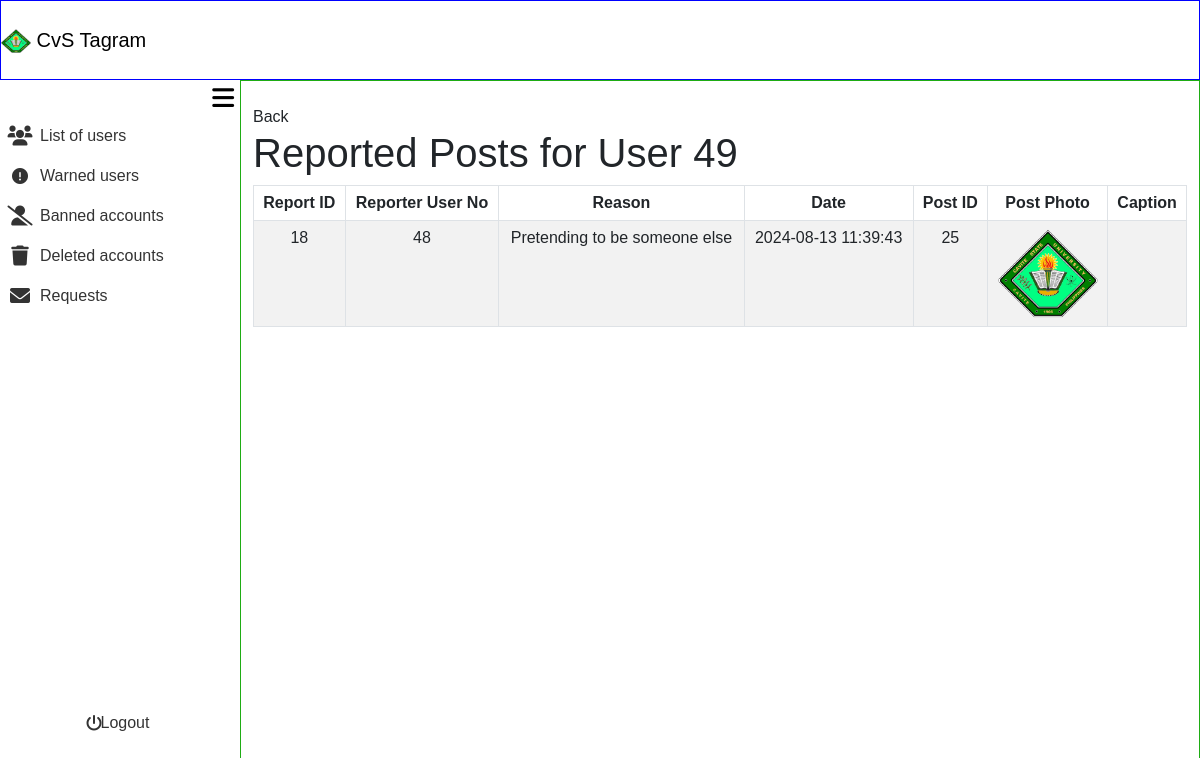
The app's page /admin_area/review_post.php?user_no=49, older data.
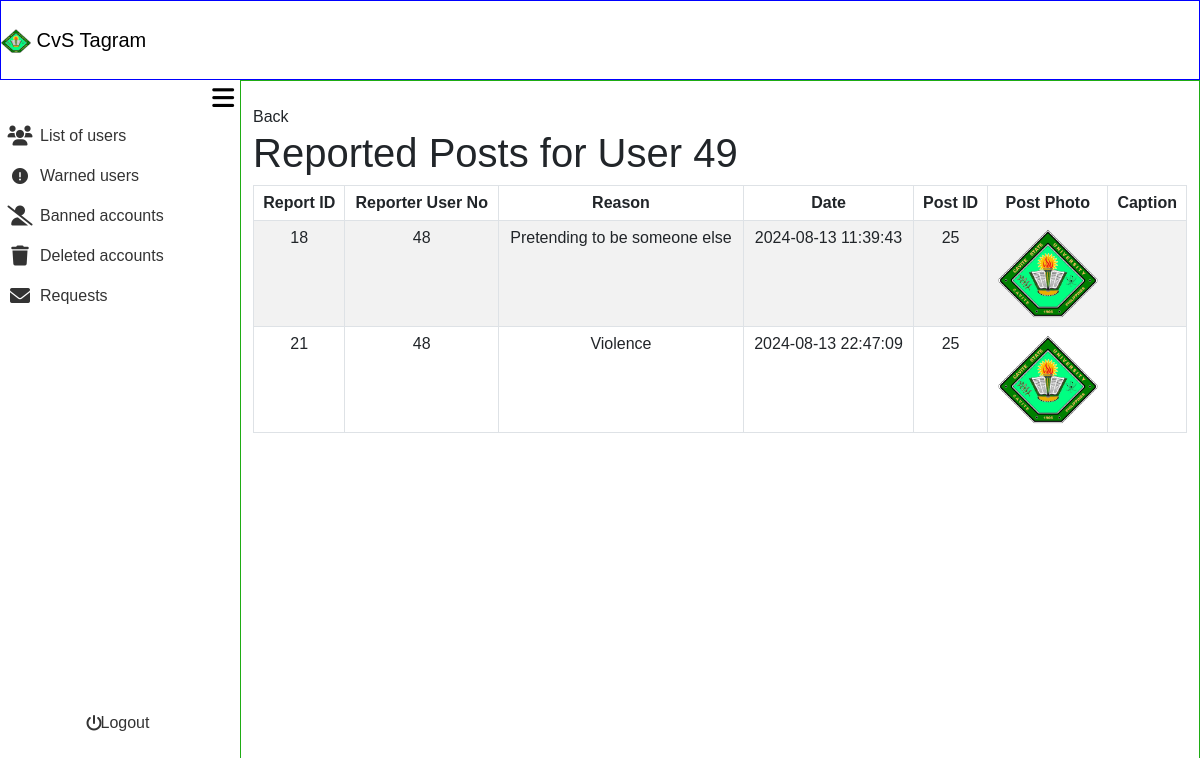
The same page, newer data.
### tables this page shows
CREATE TABLE `post_reports` (
  `report_id` int(11) NOT NULL,
  `post_id` int(11) NOT NULL,
  `user_no` int(11) NOT NULL,
  `reporter_user_no` int(11) NOT NULL,
  `report_reason` varchar(100) NOT NULL,
  `report_date` timestamp NOT NULL DEFAULT current_timestamp()
);

CREATE TABLE `posts` (
  `post_id` int(11) NOT NULL,
  `user_no` int(11) DEFAULT NULL,
  `relation` varchar(10) DEFAULT NULL,
  `services` varchar(10) DEFAULT NULL,
  `caption` text DEFAULT NULL,
  `postphoto` varchar(255) DEFAULT NULL,
  `timestamp` timestamp NOT NULL DEFAULT current_timestamp()
);

### admin_area/review_post.php (the view, shortened to what this page needs)
<?php
require_once '../include/connect.php';
require_once '../include/bootsrap.php';
?>
<!DOCTYPE html>
<html lang="en">
<head>
    <link rel="stylesheet" href="admin_dashbaord.css?v=<?php echo time(); ?>">
</head>
<body>
<div class="container-fluid screen">
    <div class="container-fluid nav">
        <nav class="navbar">
            <div class="container-fluid" >
                <a class="navbar-brand" href="#">
                <img src="../images/Cavite_State_University_(CvSU).png" alt="Logo" width="30" height="24" class="d-inline-block align-text-top">
                CvS Tagram
                </a>
            </div>
        </nav>
    </div>
    <div class="container-fluid contbody">
        <div class="container-fluid sidenav">
            <div class="container-fluid menubutton">
            <button onclick="toggleSidenav()"><i class="fa-solid fa-bars"></i></button>
            </div>
            <div class="container-fluid featurescont">
                <div class="container-fluid buttonlinkside">
                    <div class="row">
                        <div class="col">
                            <ul>
                                <li>
                                    <a href="list_of_users.php">
                                        <div class="container-fluid listofusers">
                                            <div class="container-fluid listusericon">
                                                 <i class="fa-solid fa-users fa-lg"></i>
                                            </div>
                                            <div class="container-fluid listofusersname">
                                                List of users
                                            </div>
                                        </div>
                                    </a>
                                </li>
                            </ul>
                        </div>
                    </div>
                    <div class="row">
                        <div class="col">
                            <ul>
                                <li>
                                    <a href="">
                                        <div class="container-fluid listofusers">
                                            <div class="container-fluid listusericon">
                                            <i class="fa-solid fa-circle-exclamation"></i>
                                            </div>
                                            <div class="container-fluid listofusersname">
                                                Warned users
                                            </div>
                                        </div>
                                    </a>
                                </li>
                            </ul>
                        </div>
                    </div>
                    <div class="row">
                        <div class="col">
                            <ul>
                                <li>
                                    <a href="">
                                        <div class="container-fluid Bannedaccounts">
                                            <div class="container-fluid Bannedaccountsicon">
                                            <i class="fa-solid fa-user-slash fa-lg"></i>
                                            </div>
                                            <div class="container-fluid Bannedaccountsname">
                                                Banned accounts
                                            </div>
                                        </div>
                                    </a>
                                </li>
                            </ul>
                        </div>
                    </div>
                    <div class="row">
                        <div class="col">
                                <ul>
                                    <li>
                                        <a href="">
                                            <div class="container-fluid Deletedaccounts">
                                                <div class="container-fluid Deletedaccountsicon">
                                                <i class="fa-solid fa-trash fa-lg"></i>
                                                </div>
                                                <div class="container-fluid Deletedaccountsname">
                                                    Deleted accounts
                                                </div>
                                            </div>
                                        </a>
                                    </li>
                                </ul>
                            </div>
                        </div>
                        <div class="row">
                            <div class="col">
                                <ul>
                                    <li>
                                        <a href="">
                                            <div class="container-fluid Deletedaccounts">
                                                <div class="container-fluid Deletedaccountsicon">
                                                <i class="fa-solid fa-envelope fa-lg"></i>
                                                </div>
                                                <div class="container-fluid Deletedaccountsname">
                                                        Requests
                                                </div>
                                            </div>
                                        </a>
                                    </li>
                                </ul>
                            </div>
                        </div>
                    </div>
                <div class="container-fluid logoutcont">
                        <div class="row">
                            <div class="col">
                                <ul>
                                    <li>
                                        <a href="">
                                            <div class="container-fluid Deletedaccounts" style="border-radius: 10px;">
                                                <div class="container-fluid Deletedaccountsicon">
                                                <i class="fa-solid fa-power-off"></i>
                                                </div>
                                                <div class="container-fluid Deletedaccountsname">
                                                        Logout
                                                </div>
                                            </div>
                                        </a>
                                    </li>
                                </ul>
                            </div>
                        </div>
                </div>
            </div>
        </div>
        <div class="container-fluid content">
        <?php
$user_no = isset($_GET['user_no']) ? intval($_GET['user_no']) : 0;
$query = "SELECT
    pr.report_id,
    pr.reporter_user_no,
    pr.report_reason,
    pr.report_date,
    p.post_id,
    ur.user_no,
    ur.fname,
    ur.lname,
    p.postphoto,
    p.caption
FROM
    post_reports pr
JOIN
    posts p ON pr.post_id = p.post_id
JOIN
    user_registration ur ON pr.user_no = ur.user_no
WHERE
    ur.user_no = ?";
$stmt = $con->prepare($query);
$stmt->bind_param('i', $user_no);
$stmt->execute();
$reports = $stmt->get_result();
?>
    <div class="container mt-4">
        <a href="../admin_area/list_of_users.php">Back</a>
        <h1>Reported Posts for User <?php echo htmlspecialchars($user_no); ?></h1>
        <table class="table table-bordered table-striped">
            <thead>
                <tr>
                    <th scope="col">Report ID</th>
                    <th scope="col">Reporter User No</th>
                    <th scope="col">Reason</th>
                    <th scope="col">Date</th>
                    <th scope="col">Post ID</th>
                    <th scope="col">Post Photo</th>
                    <th scope="col">Caption</th>
                </tr>
            </thead>
            <tbody>
                <?php while ($report = $reports->fetch_assoc()): ?>
                    <tr>
                        <td><?php echo htmlspecialchars($report['report_id']); ?></td>
                        <td><?php echo htmlspecialchars($report['reporter_user_no']); ?></td>
                        <td><?php echo htmlspecialchars($report['report_reason']); ?></td>
                        <td><?php echo htmlspecialchars($report['report_date']); ?></td>
                        <td><?php echo htmlspecialchars($report['post_id']); ?></td>
                        <td>
                            <?php if ($report['postphoto']): ?>
                                <img src="../include/posts_images/<?php echo htmlspecialchars($report['postphoto']); ?>" alt="Post Photo" width="100">
                            <?php else: ?>
                                No Photo
                            <?php endif; ?>
                        </td>
                        <td><?php echo htmlspecialchars($report['caption']); ?></td>
                    </tr>
                <?php endwhile; ?>
            </tbody>
        </table>
    </div>
        </div>
    </div>
</div>
</body>
</html>

### include/bootsrap.php (shortened to what this page needs)
<link href="https://cdn.jsdelivr.net/npm/bootstrap@5.3.3/dist/css/bootstrap.min.css" rel="stylesheet">
<link href="https://cdn.jsdelivr.net/npm/bootstrap@5.3.0/dist/css/bootstrap.min.css" rel="stylesheet">
<link rel="stylesheet" href="https://cdn.jsdelivr.net/npm/bootstrap-icons@1.11.3/font/bootstrap-icons.min.css">
    <link rel="stylesheet" href="https://cdnjs.cloudflare.com/ajax/libs/font-awesome/6.0.0-beta3/css/all.min.css">
<link href="https://cdn.jsdelivr.net/npm/air-datepicker@3.5.3/air-datepicker.min.css" rel="stylesheet">

### admin_area/admin_dashbaord.css (style rules this page uses)
body { font-family: Arial, Helvetica, sans-serif; padding: 0; margin: 0; }
ul, li, a { text-decoration: none; list-style-type: none; color: inherit; padding: 0; }
.container-fluid { padding: 0; }
.screen { height: 100vh; width: 100%; display: flex; flex-direction: column; }
.nav { height: 10vh; width: 100%; padding: 0; border: 1px solid blue; }
.contbody { display: flex; flex: 1; }
.sidenav { position: fixed; top: 10vh; left: 0; height: calc(90vh - 10px); width: 20%; transition: width 0.3s; z-index: 1000; }
.menubutton { height: 5%; width: 100%; display: flex; align-items: center; justify-content: flex-end; }
.menubutton button { border: none; background-color: transparent; font-size: 25px; }
.content { margin-left: 20%; width: 80%; transition: width 0.3s, margin-left 0.3s; border: 1px solid rgb(31, 172, 20); min-height: 90%; height: auto; }
.featurescont { height: 90%; }
.buttonlinkside { height: 90%; }
.logoutcont { width: 100%; height: 10%; display: flex; align-items: center; justify-content: center; }
.Deletedaccountsname, .Bannedaccountsname, .listofusersname { height: 100%; width: 100%; display: flex; align-items: center; justify-content: flex-start; }
.Deletedaccounts, .Bannedaccounts, .listofusers { transition: background-color 0.3s ease; border-radius: 0 10px 10px 0; flex: 0 0 auto; padding: 0; height: 100%; display: flex; align-items: center; justify-content: flex-start; flex-direction: row; }
.Deletedaccountsicon, .Bannedaccountsicon, .listusericon { width: 20%; height: 100%; display: flex; align-items: center; justify-content: center; }
.Deletedaccounts, .Bannedaccounts, .listofusers { color: #333; }
.table th, .table td { text-align: center; }

Row changes from the older to the newer data that the page shows:
added post_reports: report_id "21", reporter_user_no "48", report_reason "Violence", report_date "2024-08-13 22:47:09", post.post_id "25", post.postphoto (picture)
